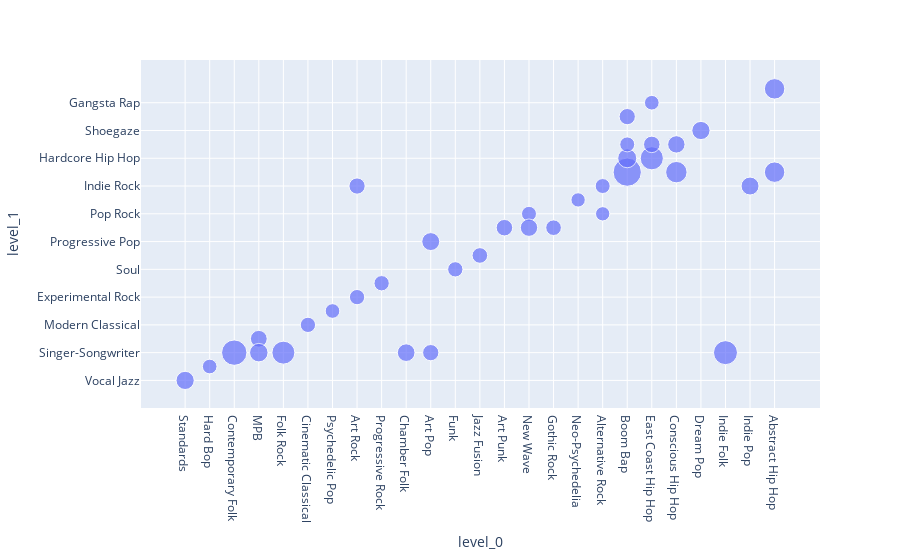

Here is the notebook cell this chart was saved with:
### Code cell
# Scatter plot of the genre occurences
px.scatter(co_occurrence_df.reset_index(), size="Count", x="level_0", y="level_1")

### Figure 1 — Plotly figure (JSON) as saved in the notebook; plotly's stock layout.template omitted (floating-point values rounded to 4 significant figures)
{"data": [{"hovertemplate": "level_0=%{x}<br>level_1=%{y}<br>Count=%{marker.size}<extra></extra>", "legendgroup": "", "marker": {"color": "#636efa", "size": [34, 22, 66, 29, 54, 24, 35, 22, 24, 24, 32, 27, 24, 25, 33, 28, 23, 31, 25, 21, 23, 21, 82, 55, 47, 37, 28, 34, 27, 31, 23, 22, 59, 27, 33, 43, 43], "sizemode": "area", "sizeref": 0.205, "symbol": "circle"}, "mode": "markers", "name": "", "orientation": "v", "showlegend": false, "type": "scatter", "x": ["Standards", "Hard Bop", "Contemporary Folk", "MPB", "Folk Rock", "Cinematic Classical", "MPB", "Psychedelic Pop", "Art Rock", "Progressive Rock", "Chamber Folk", "Art Pop", "Funk", "Jazz Fusion", "Art Pop", "Art Punk", "New Wave", "New Wave", "Gothic Rock", "Neo-Psychedelia", "Alternative Rock", "Alternative Rock", "Boom Bap", "East Coast Hip Hop", "Conscious Hip Hop", "Boom Bap", "East Coast Hip Hop", "Dream Pop", "Boom Bap", "Conscious Hip Hop", "Boom Bap", "East Coast Hip Hop", "Indie Folk", "Art Rock", "Indie Pop", "Abstract Hip Hop", "Abstract Hip Hop"], "xaxis": "x", "y": ["Vocal Jazz", "Post-Bop", "Singer-Songwriter", "Samba", "Singer-Songwriter", "Modern Classical", "Singer-Songwriter", "Psychedelic Rock", "Experimental Rock", "Symphonic Prog", "Singer-Songwriter", "Singer-Songwriter", "Soul", "Jazz-Funk", "Progressive Pop", "Post-Punk", "Pop Rock", "Post-Punk", "Post-Punk", "Psychedelic Pop", "Indie Rock", "Pop Rock", "East Coast Hip Hop", "Hardcore Hip Hop", "East Coast Hip Hop", "Hardcore Hip Hop", "Jazz Rap", "Shoegaze", "Conscious Hip Hop", "Jazz Rap", "Jazz Rap", "Gangsta Rap", "Singer-Songwriter", "Indie Rock", "Indie Rock", "East Coast Hip Hop", "Experimental Hip Hop"], "yaxis": "y"}], "layout": {"autosize": true, "legend": {"itemsizing": "constant", "tracegroupgap": 0}, "margin": {"t": 60}, "xaxis": {"anchor": "y", "autorange": true, "domain": [0, 1], "range": [-1.688, 25.73], "title": {"text": "level_0"}, "type": "category"}, "yaxis": {"anchor": "x", "autorange": true, "domain": [0, 1], "range": [-2.729, 23.9], "title": {"text": "level_1"}, "type": "category"}}}
